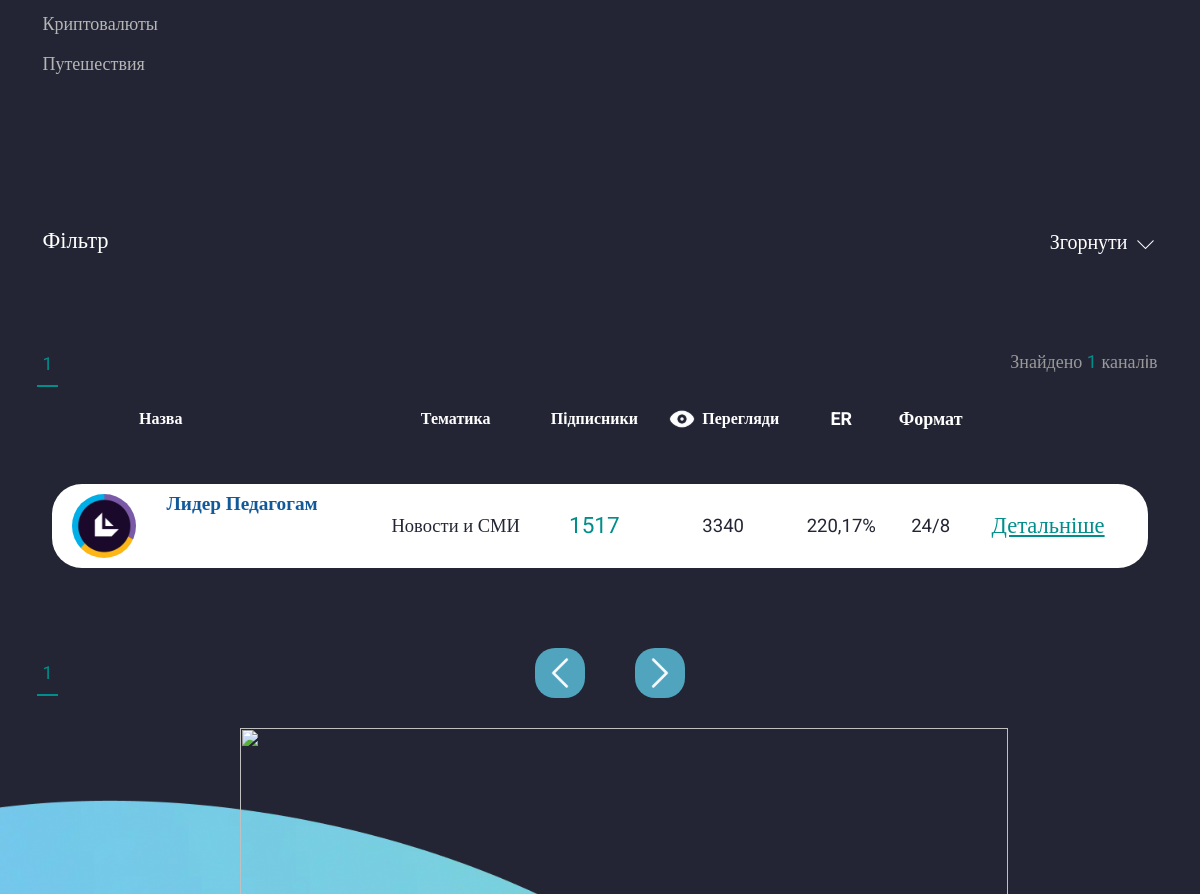
The page /category-list/ (middle part) on the database as committed earlier.
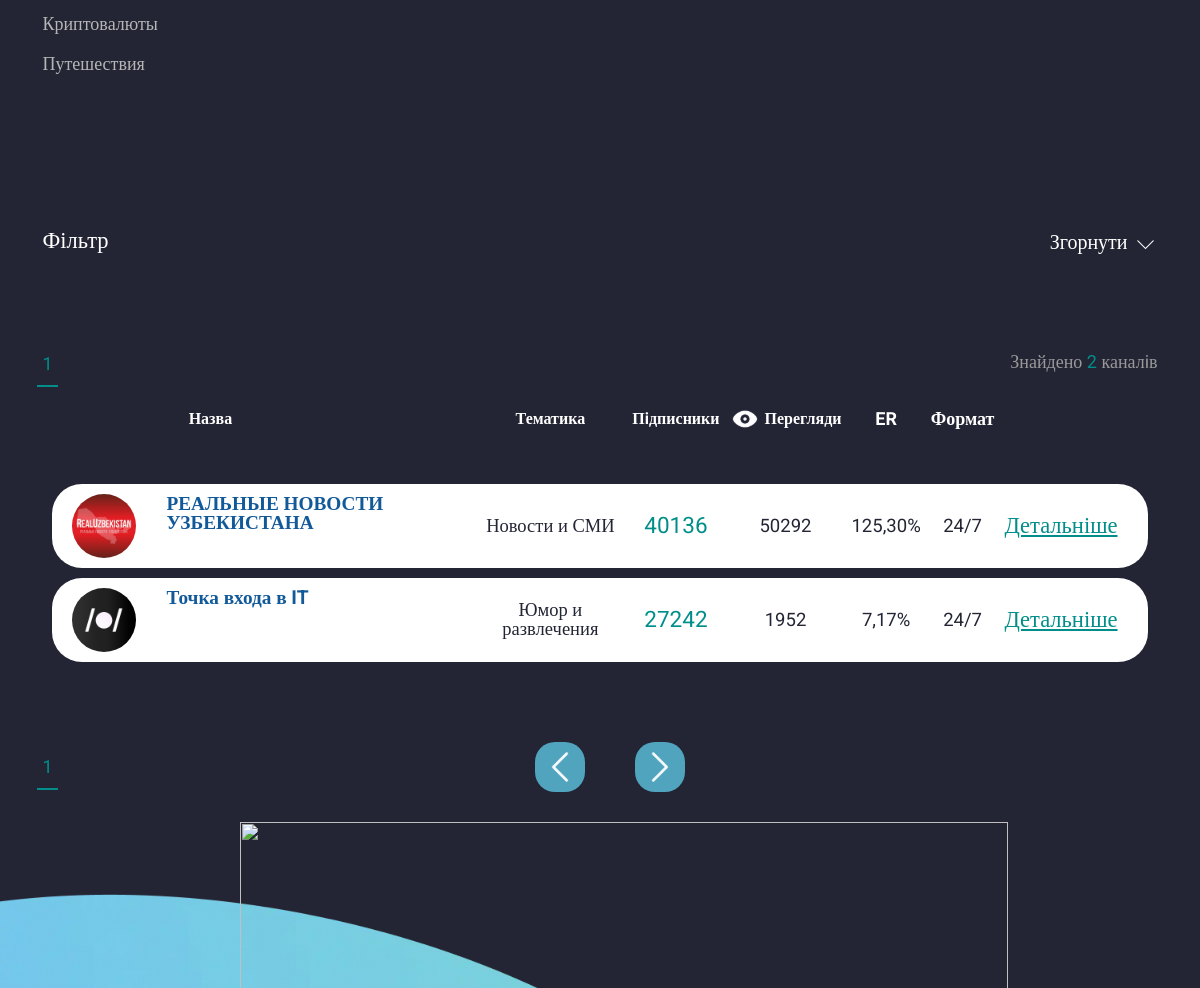
The same page on the database as committed later.
### accounts/models.py (models this page shows, shortened)
class Category_chanels(models.Model):
    name=models.CharField(max_length=150)
    created_at=models.DateTimeField(auto_now_add=True)
    def __str__(self):
        return self.name

class Add_chanel(models.Model):
    username = models.ForeignKey(Profile, on_delete=models.CASCADE,related_name='profile')
    category=models.ForeignKey('Category_chanels',on_delete=models.CASCADE)
    chanel_link = models.CharField(max_length=150)
    description=models.TextField()

class Cost_Format(models.Model):
    add_chanel=models.ForeignKey(Add_chanel,on_delete=models.CASCADE,related_name='cost_formats')
    placement_format = models.CharField(max_length=100)
    cost_per_format = models.DecimalField(max_digits=10, decimal_places=2)

### API/models.py (models this page shows, shortened)
class Chanel(models.Model):
    chanel_link=models.CharField(max_length=150)
    name=models.CharField(max_length=150,verbose_name="Называние канала")
    pictures=models.ImageField(verbose_name='Лого')
    subscribers=models.IntegerField()
    views=models.IntegerField()
    created_at=models.DateTimeField(auto_now_add=True)
    last_update=models.DateTimeField(auto_now=True)
    add_chanel =models.ForeignKey(Add_chanel, on_delete=models.CASCADE)
    username=models.CharField(max_length=140)
    daily_subscribers=models.IntegerField(default=0, blank=True, null=True)
    weekly_subscribers=models.IntegerField(default=0, blank=True, null=True)
    weekly_monthy = models.IntegerField(default=0, blank=True, null=True)
    class Meta:
        verbose_name="Канал"
        verbose_name_plural="Канал"
        ordering=['-subscribers']

### accounts/views.py (the view)
# urls.py: path('category-list/',views.CategoryChanelPage.as_view(),name='category-list'),
class CategoryChanelPage(ListView):
    template_name = 'category.html'
    model = Chanel
    paginate_by = 6
    login_url = reverse_lazy('login')
    def get_queryset(self):
        search_query = self.request.GET.get('chanel_link')
        select_category = self.request.GET.get('selected_category')
        chanel_name = self.request.GET.get('chanel_name')
        views_from=self.request.GET.get('views_from')
        views_to=self.request.GET.get('views_to')
        subscribers_from=self.request.GET.get('subscribers_from')
        subscribers_to=self.request.GET.get('subscribers_to')
        cost_from=self.request.GET.get('cost_from')
        cost_to = self.request.GET.get('cost_to')
        description=self.request.GET.get('search-desc')
        queryset = Chanel.objects.exclude(pictures='')
        if search_query:
            queryset = queryset.filter(chanel_link__icontains=search_query)
        if select_category:
            queryset = queryset.filter(add_chanel__category__name=select_category)
        if chanel_name:
            queryset = queryset.filter(name__icontains=chanel_name)
        if description:
            queryset=queryset.filter(add_chanel__description__icontains=description)
        if views_from and views_to :
            queryset=queryset.filter(views__range=[views_from, views_to])
        if subscribers_from and subscribers_to :
            queryset=queryset.filter(subscribers__range=[subscribers_from, subscribers_to])
        if cost_from and cost_to :
            queryset = queryset.filter(add_chanel__cost_formats__cost_per_format__range=[cost_from, cost_to])
        return queryset
    def get_context_data(self, *, object_list=None, **kwargs):
        context = super().get_context_data(**kwargs)
        context['lists'] = self.get_queryset().count()
        context['count'] = Chanel.objects.select_related('add_chanel').prefetch_related('add_chanel__cost_formats')
        context['category'] = Category_chanels.objects.all()
        return context

### accounts/context_processors.py (called while the page is built, shortened)
def user_authenticated(request):
    user_authenticated_data = {'user_authenticated': request.user.is_authenticated}
    return user_authenticated_data

### accounts/templates/category.html (shortened to what the changed rows need)
{% extends 'base.html' %}
{% load mathfilters %}
{% load static %}
    {% block content %}
    <main class="page">
			<section class="catalog-mainscreen">
				<div class="catalog-mainscreen__container container">
					<div class="catalog-mainscreen__cat">
										<div class="catalog-mainscreen__cat-lists">
                                                    {% for item in category %}
                                            {% if forloop.counter0|divisibleby:8 %}
                                                <ul class="catalog-mainscreen__cat-list">
                                            {% endif %}
                                              <li class="catalog-mainscreen__cat-item">
												   {% if request.GET.selected_category == item.name %}
												   <a href="{% url 'category-list' %}"> <button class="catalog-mainscreen__cat-btn _active" type="button">{{ item.name }}</button></a>
												  {% else %}
												  <a href="?selected_category={{item.name}}"> <button class="catalog-mainscreen__cat-btn" type="button">{{ item.name }}</button></a>
												  {% endif %}
												</li>
                                            {% if forloop.last %}
                                                </ul>
                                            {% endif %}
                                        {% endfor %}
										</div>
									</div>
				</div>
			</section>
			<section class="search-channels">
				<div class="search-channels__container">
					<div class="search-channels__head">
						<div class="search-channels__tabs-head">
							<div class="search-channels__nums tabs-navigation">
								{% for p in page_obj.paginator.page_range %}
								 {% if page_obj.number == p %}
								<a href="?page={{ p }}">
								<button class="search-channels__num tabs-navigation__title _tab-active" type="button">{{p}}</button>
								</a>
								{% else %}
								<a href="?page={{ p }}">
								<button class="search-channels__num tabs-navigation__title" type="button">{{p}}</button>
								</a>
								{% endif %}
								{% endfor %}
							</div>
							<div class="search-channels__head-text">
								Знайдено <span>{{ lists }}</span> каналiв
							</div>
						</div>
					</div>
					<div class="table-wrap">
						<table class="table table_w">
							<thead>
								<tr>
									<th scope="col">
										<div class="label-white label-white_s16">Назва</div>
									</th>
									<th scope="col">
										<div class="label-white label-white_s16">Тематика</div>
									</th>
									<th>
										<div class="label-white label-white_s16">Пiдписники</div>
									</th>
									<th>
										<div class="d-flex">
											<img src="img/icons/eye.svg" alt="">
											<div class="label-white label-white_s16">Перегляди</div>
										</div>
									</th>
									<th>
										ER
									</th>
									<th>
										Формат
									</th>
									<th>
									</th>
								</tr>
							</thead>
							<tbody>
							 {% for item in object_list  %}
               				 {% with last_cost_format=item.add_chanel.cost_formats.last %}
							 {% with er=item.views|div:item.subscribers|mul:100 %}
								<tr>
									<td class="table-row" scope="row">
										<div class="table-row__head">
											<a href="#" target="_blank" class="table-row__img">
												<picture><source srcset="/{{ item.pictures }}" type="image/webp"><img class="img-fluid" src="/{{ item.pictures }}" alt=""></picture>
											</a>
											<div class="table-row__content">
												<div class="table-row__content">
													<a href="{% url 'page' item.pk %}" target="_blank" class="label-dark-blue label-dark-blue_s20 hhv-green">{{item.name}}</a>
												</div>
											</div>
										</div>
									</td>
									<td class="table-row">
										<div class="label-dark label-dark_s20">{{item.add_chanel.category}}</div>
									</td>
									<td class="table-row">
										<div class="label-dark-green label-dark-green_s24">{{item.subscribers}}</div>
									</td>
									<td class="table-row">
										<div class="label-dark label-dark_s20">{{item.views}}</div>
									</td>
									<td class="table-row">
										<div class="label-dark label-dark_s20">{{er|floatformat:2 }}%</div>
									</td>
									<td class="table-row">
										<div class="label-dark label-dark_s20">{{last_cost_format.placement_format}}</div>
									</td>
									<td class="table-row">
										<a href="{% url 'page' item.pk %}" target="_blank" class="label-dark-green hhv-blue label-underline label-dark-green_s24" type="button">Детальніше</a>
									</td>
								</tr>
							 {% endwith %}
               				 {% endwith %}
							 {% endfor %}
							</tbody>
						</table>
					</div>
					<div class="search-channels__bottom">
						<div class="search-channels__nums tabs-navigation">
							{% for p in page_obj.paginator.page_range %}
								 {% if page_obj.number == p %}
								<a href="?page={{ p }}">
								<button class="search-channels__num tabs-navigation__title _tab-active" type="button">{{p}}</button>
								</a>
								{% else %}
								<a href="?page={{ p }}">
								<button class="search-channels__num tabs-navigation__title" type="button">{{p}}</button>
								</a>
								{% endif %}
								{% endfor %}
						</div>
					</div>
				</div>
			</section>
		</main>
{% endblock %}

Rows that differ between the two databases and show on the page:
removed Chanel: pictures (picture), name "Лидер Педагогам", add_chanel.category "Новости и СМИ", subscribers "1517", views "3340", value "220,17", add_chanel.cost_formats.last.placement_format "24/8"
added Chanel: pictures (picture), name "РЕАЛЬНЫЕ НОВОСТИ УЗБЕКИСТАНА", add_chanel.category "Новости и СМИ", subscribers "40136", views "50292", value "125,30", add_chanel.cost_formats.last.placement_format "24/7"
added Chanel: pictures (picture), name "Точка входа в IT", add_chanel.category "Юмор и развлечения", subscribers "27242", views "1952", value "7,17", add_chanel.cost_formats.last.placement_format "24/7"
Other text that changed with them:
{{ lists }}: "1" → "2"
